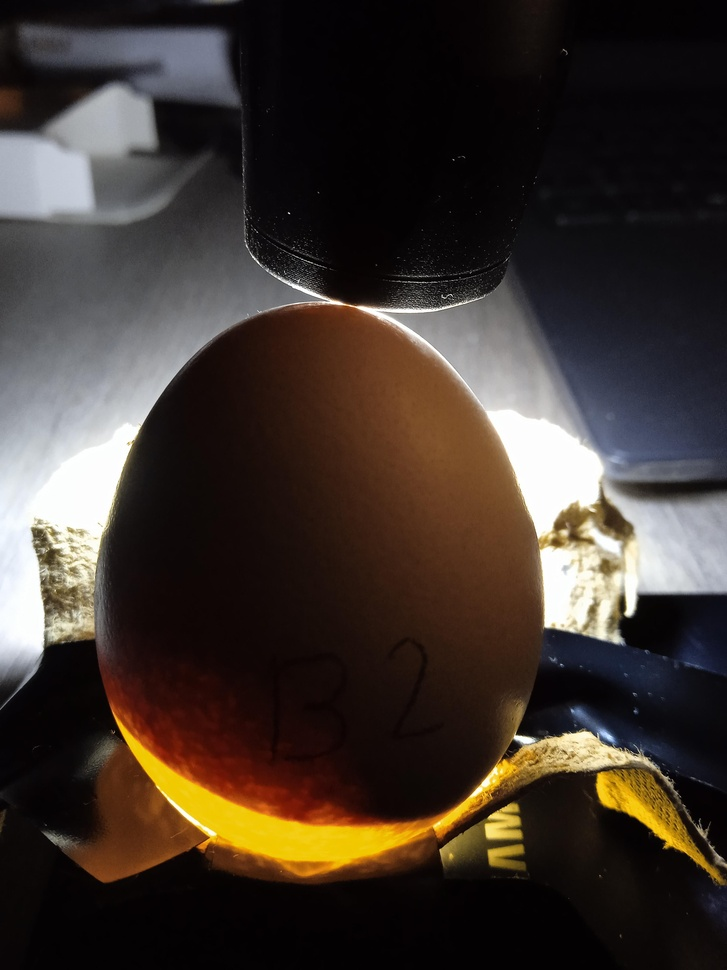
#> input picture images/fertile_102.jpg, 727 x 970 px, shrunk from 3120 x 4160 before the run, found by its file name; its folder holds only this picture in this run
$ python his_hitcomp_eval.py
#> lines starting #> are read from the running program, lines starting #| are printed output that depends on the picture
import cv2
import os
import numpy as np
import matplotlib.pyplot as plt

image_dir = "images"

target_hist = np.array([10] * 256, dtype=np.uint8)

for filename in os.listdir(image_dir):
    if filename.endswith(".jpeg") or filename.endswith(".jpg"):
        imgpath = os.path.join(image_dir, filename)

        img = cv2.imread(imgpath, cv2.IMREAD_GRAYSCALE)
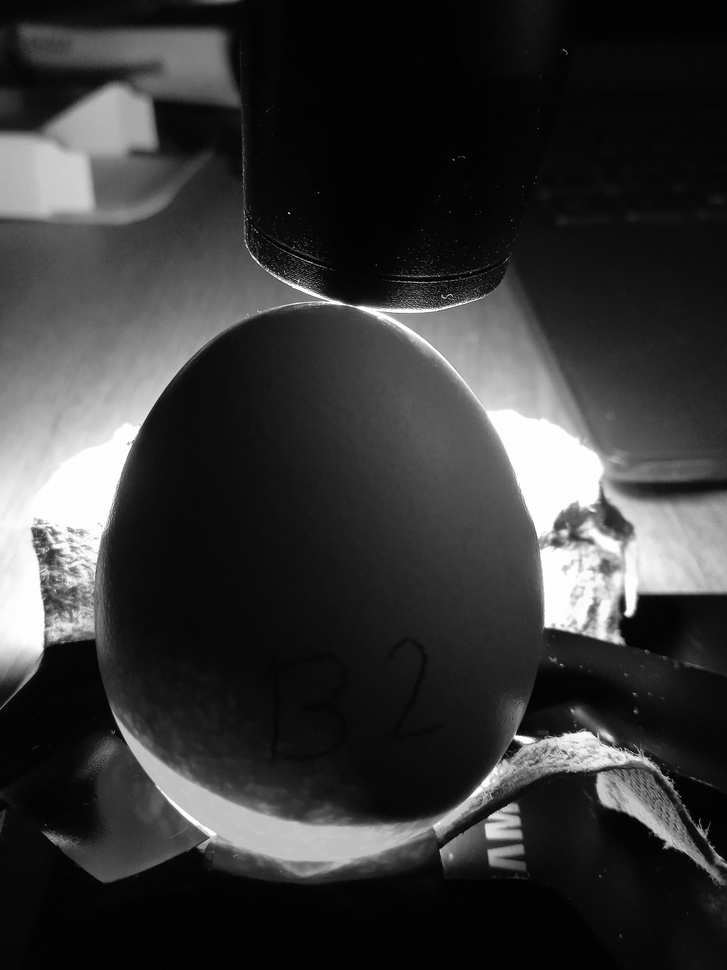
#> img: shape (970, 727); min 0, max 255, mean 55.2

        if img is not None:
            hist_original = cv2.calcHist([img], [0], None, [256], [0, 256])
#> hist_original = 256 values, max 48531 at index 3, min 190 at index 0, mean 2754.6

            equalized_image = cv2.equalizeHist(img)
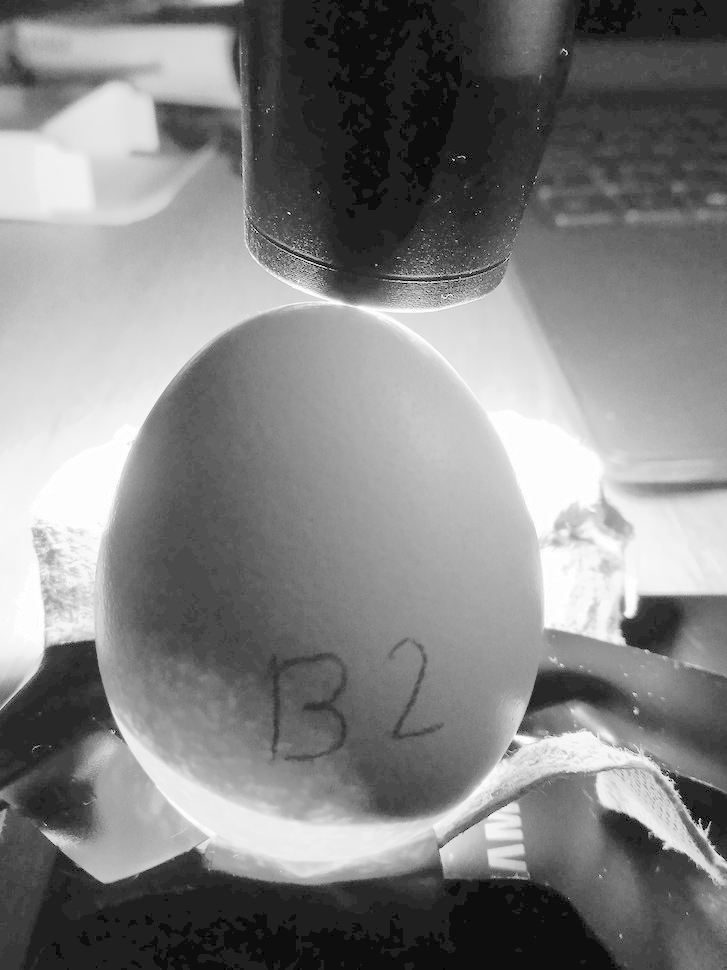
#> equalized_image: shape (970, 727); min 0, max 255, mean 129.9

            hist_equalized = cv2.calcHist([equalized_image], [0], None, [256], [0, 256])
#> hist_equalized = 256 values, max 48531 at index 31, min 0 at index 1, mean 2754.6

            matched_image = cv2.LUT(equalized_image, target_hist)
#> matched_image: shape (970, 727); every value is 10

            hist_matched = cv2.calcHist([matched_image], [0], None, [256], [0, 256])
#> hist_matched = 256 values, max 705190 at index 10, min 0 at index 0, mean 2754.6

            plt.figure(figsize=(15, 4))

            plt.subplot(131)
            plt.plot(hist_original)
            plt.title("Original Histogram")
            plt.xlabel("Pixel Value")
            plt.ylabel("Frequency")

            plt.subplot(132)
            plt.plot(hist_equalized)
            plt.title("Histogram Equalization")
            plt.xlabel("Pixel Value")
            plt.ylabel("Frequency")

            plt.subplot(133)
            plt.plot(hist_matched)
            plt.title("Histogram Matching")
            plt.xlabel("Pixel Value")
            plt.ylabel("Frequency")

            plt.tight_layout()
            plt.show()
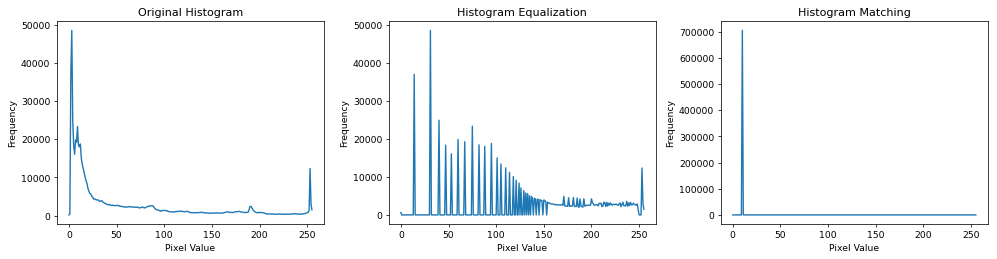
#> figure drawn by matplotlib, 3 panels; panel 1: curve peaks at x = 3, y = 48531; panel 2: curve peaks at x = 31, y = 48531; panel 3: curve peaks at x = 10, y = 705190

$ run again, on images/fertile_114.jpg
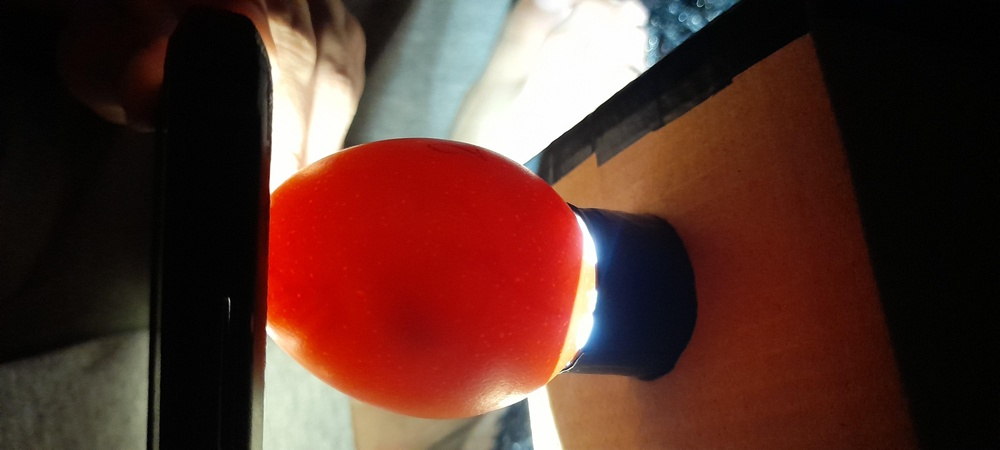
#> input picture images/fertile_114.jpg, 1000 x 450 px, shrunk from 4000 x 1800 before the run, found by its file name
#> hist_original = 256 values, max 40431 at index 3, min 226 at index 170, mean 1757.8
#> `equalized_image = cv2.equalizeHist(img)`:
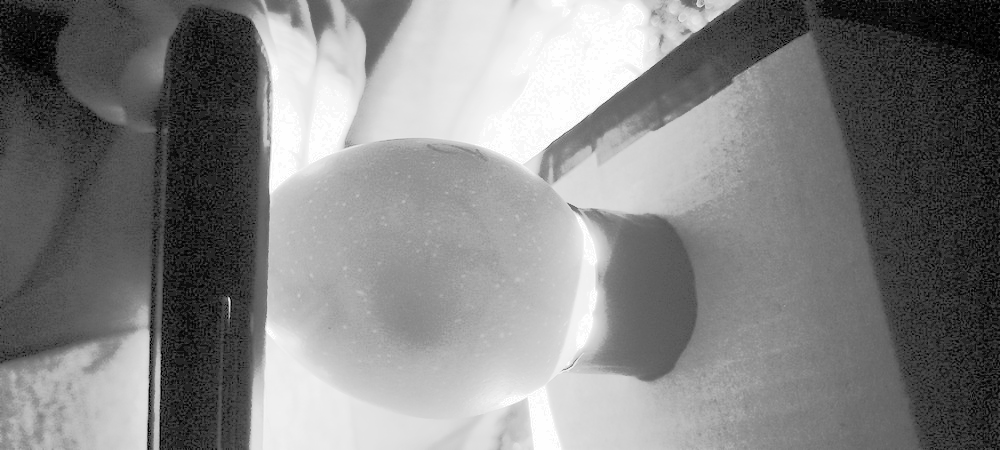
#> equalized_image: shape (450, 1000); min 0, max 255, mean 130.3
#> hist_equalized = 256 values, max 40431 at index 38, min 0 at index 1, mean 1757.8
#> matched_image: shape (450, 1000); every value is 10
#> hist_matched = 256 values, max 450000 at index 10, min 0 at index 0, mean 1757.8
#> `plt.show()`:
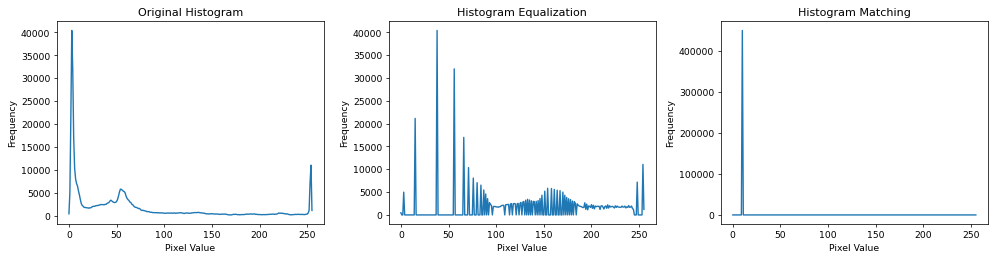
#> figure drawn by matplotlib, 3 panels; panel 1: curve peaks at x = 3, y = 40431; panel 2: curve peaks at x = 38, y = 40431; panel 3: curve peaks at x = 10, y = 450000

$ run again, on images/fertile_117.jpg
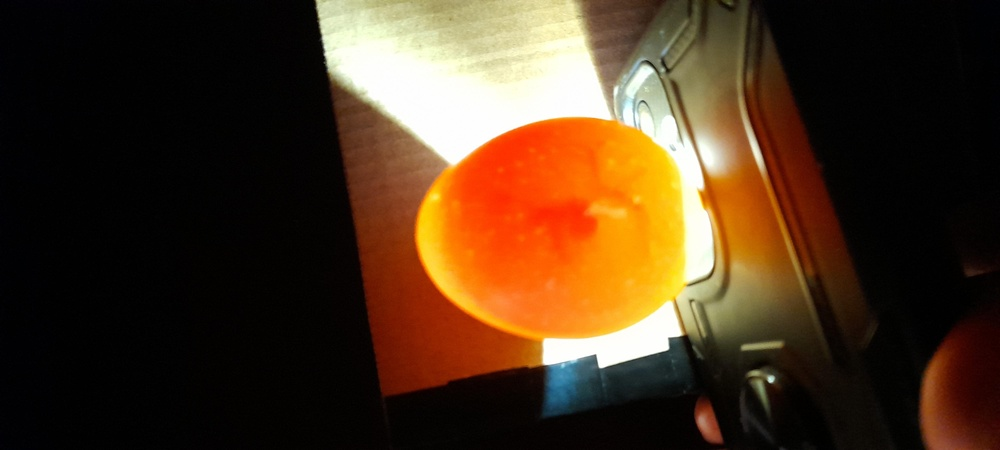
#> input picture images/fertile_117.jpg, 1000 x 450 px, shrunk from 4000 x 1800 before the run, found by its file name
#> hist_original = 256 values, max 79831 at index 1, min 272 at index 231, mean 1757.8
#> `equalized_image = cv2.equalizeHist(img)`:
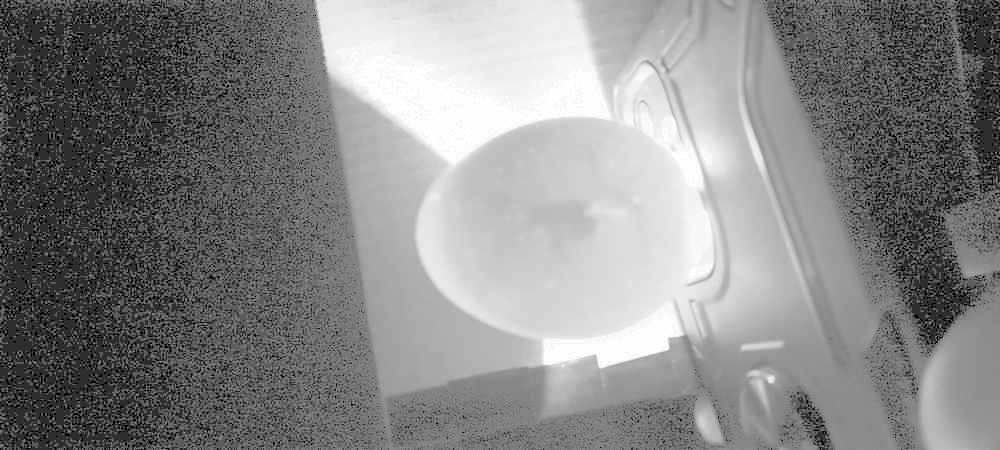
#> equalized_image: shape (450, 1000); min 0, max 255, mean 134.2
#> hist_equalized = 256 values, max 79831 at index 46, min 0 at index 1, mean 1757.8
#> matched_image: shape (450, 1000); every value is 10
#> hist_matched = 256 values, max 450000 at index 10, min 0 at index 0, mean 1757.8
#> `plt.show()`:
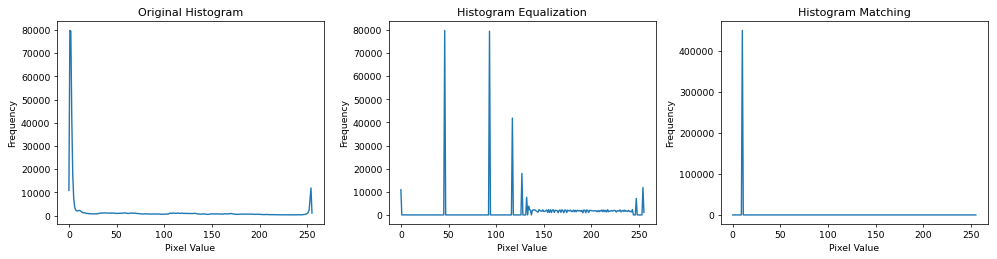
#> figure drawn by matplotlib, 3 panels; panel 1: curve peaks at x = 1, y = 79831; panel 2: curve peaks at x = 46, y = 79831; panel 3: curve peaks at x = 10, y = 450000

$ run again, on images/fertile_119.jpg
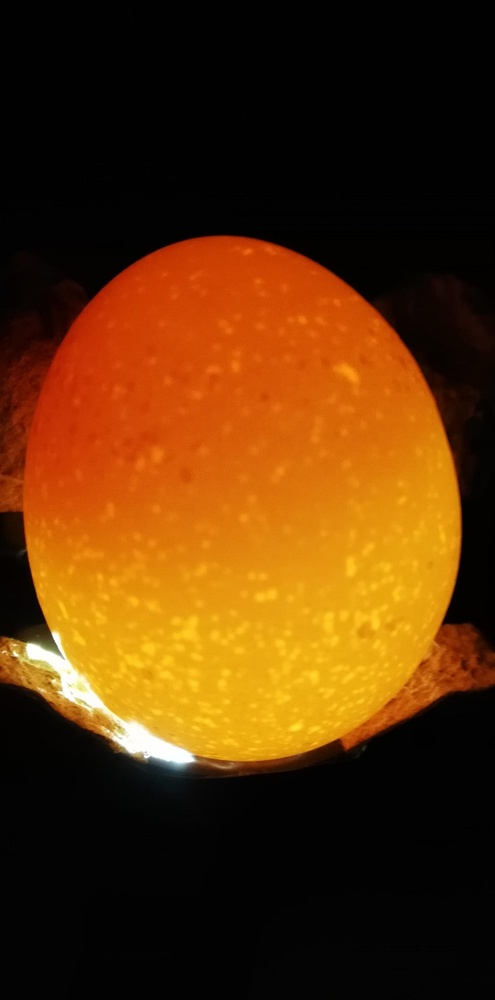
#> input picture images/fertile_119.jpg, 495 x 1000 px, shrunk from 1616 x 3264 before the run, found by its file name
#> hist_original = 256 values, max 101047 at index 1, min 18 at index 218, mean 1933.6
#> `equalized_image = cv2.equalizeHist(img)`:
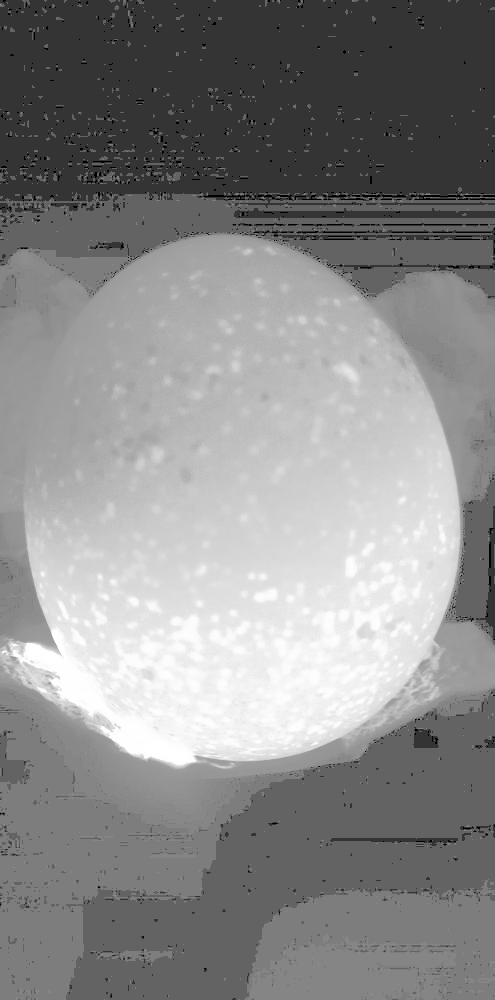
#> equalized_image: shape (1000, 495); min 0, max 255, mean 138
#> hist_equalized = 256 values, max 101047 at index 52, min 0 at index 1, mean 1933.6
#> matched_image: shape (1000, 495); every value is 10
#> hist_matched = 256 values, max 495000 at index 10, min 0 at index 0, mean 1933.6
#> `plt.show()`:
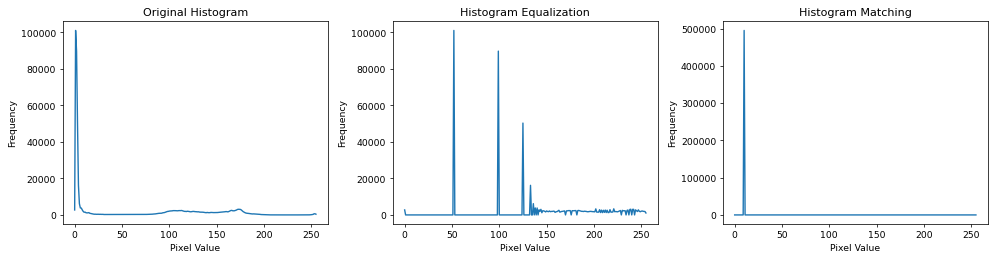
#> figure drawn by matplotlib, 3 panels; panel 1: curve peaks at x = 1, y = 101047; panel 2: curve peaks at x = 52, y = 101047; panel 3: curve peaks at x = 10, y = 495000

$ run again, on images/fertile_103.jpg
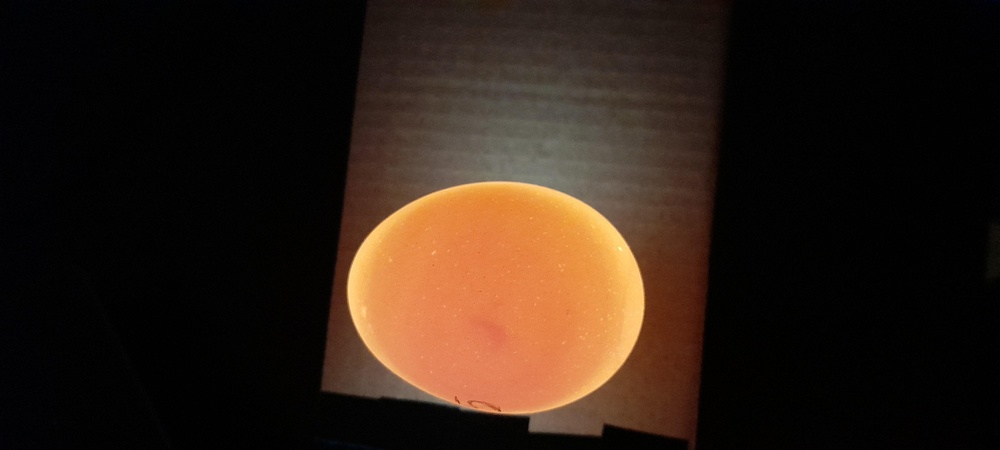
#> input picture images/fertile_103.jpg, 1000 x 450 px, shrunk from 4000 x 1800 before the run, found by its file name
#> hist_original = 256 values, max 117221 at index 2, min 0 at index 224, mean 1757.8
#> `equalized_image = cv2.equalizeHist(img)`:
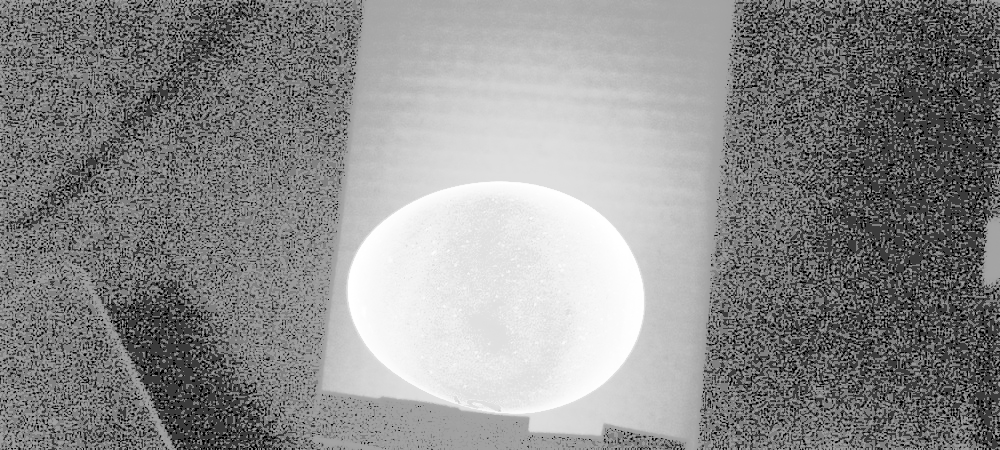
#> equalized_image: shape (450, 1000); min 0, max 255, mean 140.4
#> hist_equalized = 256 values, max 117221 at index 128, min 0 at index 1, mean 1757.8
#> matched_image: shape (450, 1000); every value is 10
#> hist_matched = 256 values, max 450000 at index 10, min 0 at index 0, mean 1757.8
#> `plt.show()`:
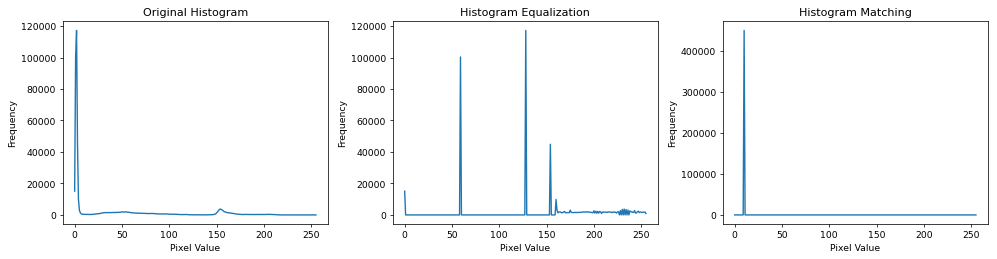
#> figure drawn by matplotlib, 3 panels; panel 1: curve peaks at x = 2, y = 117221; panel 2: curve peaks at x = 128, y = 117221; panel 3: curve peaks at x = 10, y = 450000
